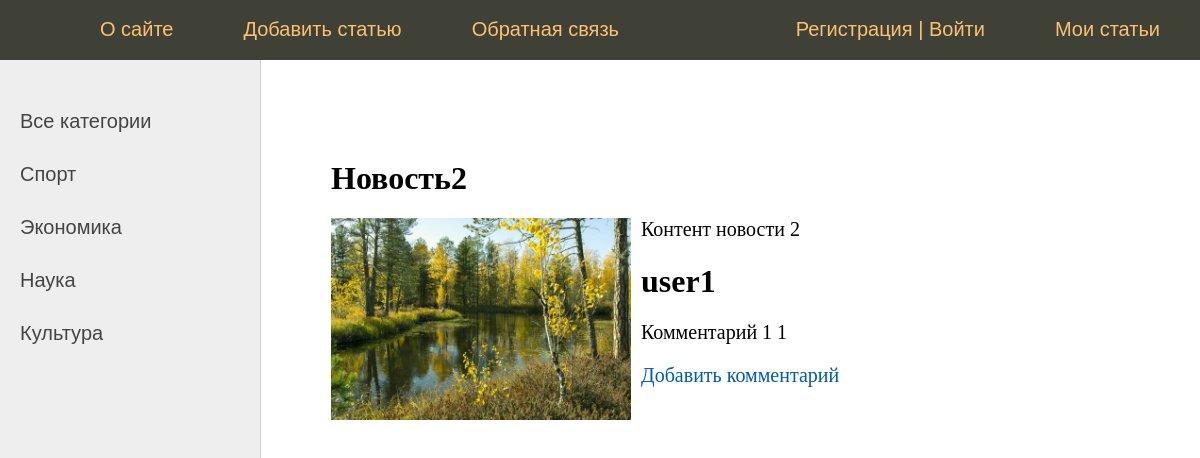
Screenshot of /post/news2 with the database file from the repository.
### news/models.py (models this page shows, shortened)
class Category(models.Model):
    title = models.CharField(max_length=255)
    slug = models.SlugField(max_length=255, blank=True, db_index=True, default='')
    class Meta:
        verbose_name = 'Категории'
        verbose_name_plural = 'Категории'
    def get_absolute_url(self):
        return reverse('cat', kwargs={'cat_slug': self.slug})

class News(models.Model):
    title = models.CharField(max_length=255, verbose_name="Заголовок")
    slug = models.SlugField(max_length=255, blank=True, db_index=True, default='', verbose_name="Слаг")
    content = models.TextField(blank=True, verbose_name="Контент")
    photo = models.ImageField(upload_to="photos/%Y/%m/%d/", default=None, blank=True, null=True, verbose_name="Фото")
    time_create = models.DateTimeField(auto_now_add=True, verbose_name="Время создания")
    time_update = models.DateTimeField(auto_now=True, verbose_name="Время Обновления")
    is_published = models.BooleanField(default=True, verbose_name="Флаг публикации")
    cat = models.ForeignKey("Category", on_delete=models.PROTECT, null=True, verbose_name="Категория")
    profiles = models.ForeignKey("Profiles", on_delete=models.PROTECT, null=True, verbose_name="Профиль")
    class Meta:
        verbose_name = 'Новости'
        verbose_name_plural = 'Новости'
        ordering = ['-time_create', 'title']
        indexes = [
            models.Index(fields=['-time_create'])
        ]

class Comment(models.Model):
    user = models.ForeignKey("Profiles", on_delete=models.PROTECT, null=True, verbose_name="Профиль")
    news = models.ForeignKey("News", on_delete=models.PROTECT, null=True, verbose_name="Новость")
    time_create = models.DateTimeField(auto_now_add=True, verbose_name="Время создания")
    content = models.TextField(blank=True, verbose_name="Контент")
    class Meta:
        verbose_name = 'Комментарий'
        verbose_name_plural = 'Комментарии'

class Profiles(models.Model):
    user = models.OneToOneField(User, on_delete=models.CASCADE, null=True, verbose_name="Профиль")
    land = models.CharField(max_length=255, verbose_name="Страна", blank=True, null=True)
    age = models.IntegerField(max_length=10, verbose_name="Возраст", blank=True, null=True)
    photo = models.ImageField(upload_to="profiles/%Y/%m/%d/", default=None, blank=True, null=True, verbose_name="Фото")
    class Meta:
        verbose_name = 'Профиль'
        verbose_name_plural = 'Профили'

### news/views.py (the view)
# urls.py: path('post/<slug:post_slug>', views.post, name="post"),
def post(request, post_slug):
    posts = News.objects.get(slug=post_slug)
    comment = Comment.objects.filter(news__id=posts.id)
    data = {
        'title': f'Пост {post_slug}',
        'menu': menu,
        'posts': posts,
        'comment': comment,
    }
    return render(request, 'news/post.html', context=data)

### news/templatetags/news_tags.py (called while the page is built)
@register.inclusion_tag('news/list_categories.html')
def show_categories():
    cats = Category.objects.all()
    return{'cats': cats}

### news/templates/news/post.html
{% extends 'news/base.html' %}
{% block content %}
<h1>{{posts.title}}</h1>
{% if posts.photo %}
<p><img class="img-article-left" src="{{posts.photo.url}}"></p>
{% endif %}
{{posts.content|linebreaks}}
{% for c in comment %}
<h1>{{c.user.user.username}}</h1>
<p>{{c.content}}</p>
{% endfor %}
<a href="{% url 'addcomment' posts.slug %}"> Добавить комментарий </a>
{% endblock %}

### news/templates/news/list_categories.html
{% for cat in cats %}
<li><a href="{{cat.get_absolute_url}}">{{cat.title}}</a></li>
{% endfor %}

### rows the page displays
Category: title "Спорт"
Category: title "Экономика"
Category: title "Наука"
Category: title "Культура"
News: title "Новость2", photo (picture), content "Контент новости 2"
Comment: user.user.username "user1", content "Комментарий 1 1"

### other values shown
{{ m.title }} "О сайте" "Добавить статью" "Обратная связь" "Мои статьи"
